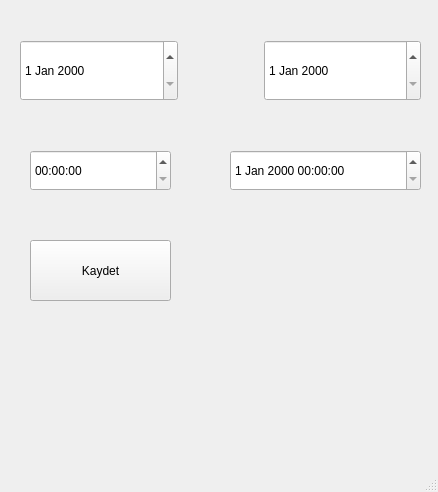
<?xml version="1.0" encoding="UTF-8"?>
<ui version="4.0">
 <class>MainWindow</class>
 <widget class="QMainWindow" name="MainWindow">
  <property name="geometry">
   <rect>
    <x>0</x>
    <y>0</y>
    <width>438</width>
    <height>492</height>
   </rect>
  </property>
  <property name="windowTitle">
   <string>MainWindow</string>
  </property>
  <widget class="QWidget" name="centralwidget">
   <widget class="QTimeEdit" name="timeEdit">
    <property name="geometry">
     <rect>
      <x>30</x>
      <y>150</y>
      <width>141</width>
      <height>41</height>
     </rect>
    </property>
   </widget>
   <widget class="QDateTimeEdit" name="dateTimeEdit">
    <property name="geometry">
     <rect>
      <x>230</x>
      <y>150</y>
      <width>191</width>
      <height>41</height>
     </rect>
    </property>
   </widget>
   <widget class="QPushButton" name="btnCalculate">
    <property name="geometry">
     <rect>
      <x>30</x>
      <y>240</y>
      <width>141</width>
      <height>61</height>
     </rect>
    </property>
    <property name="text">
     <string>Kaydet</string>
    </property>
   </widget>
   <widget class="QWidget" name="">
    <property name="geometry">
     <rect>
      <x>20</x>
      <y>40</y>
      <width>401</width>
      <height>61</height>
     </rect>
    </property>
    <layout class="QHBoxLayout" name="horizontalLayout">
     <item>
      <widget class="QDateEdit" name="dateStart">
       <property name="sizePolicy">
        <sizepolicy hsizetype="Minimum" vsizetype="Preferred">
         <horstretch>0</horstretch>
         <verstretch>0</verstretch>
        </sizepolicy>
       </property>
      </widget>
     </item>
     <item>
      <spacer name="horizontalSpacer">
       <property name="orientation">
        <enum>Qt::Horizontal</enum>
       </property>
       <property name="sizeType">
        <enum>QSizePolicy::Fixed</enum>
       </property>
       <property name="sizeHint" stdset="0">
        <size>
         <width>80</width>
         <height>20</height>
        </size>
       </property>
      </spacer>
     </item>
     <item>
      <widget class="QDateEdit" name="dateEnd">
       <property name="sizePolicy">
        <sizepolicy hsizetype="Minimum" vsizetype="Preferred">
         <horstretch>0</horstretch>
         <verstretch>0</verstretch>
        </sizepolicy>
       </property>
      </widget>
     </item>
    </layout>
   </widget>
  </widget>
  <widget class="QMenuBar" name="menubar">
   <property name="geometry">
    <rect>
     <x>0</x>
     <y>0</y>
     <width>438</width>
     <height>26</height>
    </rect>
   </property>
  </widget>
  <widget class="QStatusBar" name="statusbar"/>
 </widget>
 <resources/>
 <connections/>
</ui>
